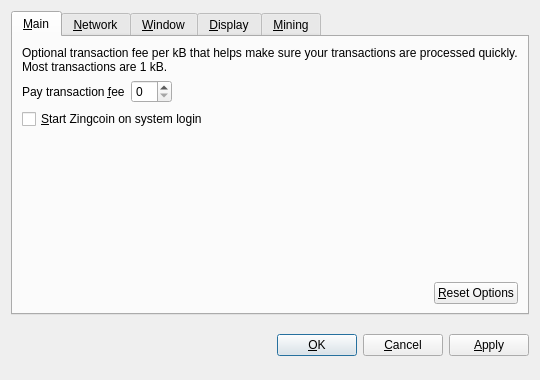
<?xml version="1.0" encoding="UTF-8"?>
<ui version="4.0">
 <class>OptionsDialog</class>
 <widget class="QDialog" name="OptionsDialog">
  <property name="geometry">
   <rect>
    <x>0</x>
    <y>0</y>
    <width>540</width>
    <height>380</height>
   </rect>
  </property>
  <property name="windowTitle">
   <string>Options</string>
  </property>
  <property name="modal">
   <bool>true</bool>
  </property>
  <layout class="QVBoxLayout" name="verticalLayout">
   <item>
    <widget class="QTabWidget" name="tabWidget">
     <property name="tabPosition">
      <enum>QTabWidget::North</enum>
     </property>
     <property name="currentIndex">
      <number>0</number>
     </property>
     <widget class="QWidget" name="tabMain">
      <attribute name="title">
       <string>&amp;Main</string>
      </attribute>
      <layout class="QVBoxLayout" name="verticalLayout_Main">
       <item>
        <widget class="QLabel" name="transactionFeeInfoLabel">
         <property name="text">
          <string>Optional transaction fee per kB that helps make sure your transactions are processed quickly. Most transactions are 1 kB.</string>
         </property>
         <property name="textFormat">
          <enum>Qt::PlainText</enum>
         </property>
         <property name="wordWrap">
          <bool>true</bool>
         </property>
        </widget>
       </item>
       <item>
        <layout class="QHBoxLayout" name="horizontalLayout_1_Main">
         <item>
          <widget class="QLabel" name="transactionFeeLabel">
           <property name="text">
            <string>Pay transaction &amp;fee</string>
           </property>
           <property name="textFormat">
            <enum>Qt::PlainText</enum>
           </property>
           <property name="buddy">
            <cstring>transactionFee</cstring>
           </property>
          </widget>
         </item>
         <item>
          <widget class="BitcoinAmountField" name="transactionFee"/>
         </item>
         <item>
          <spacer name="horizontalSpacer_1_Main">
           <property name="orientation">
            <enum>Qt::Horizontal</enum>
           </property>
           <property name="sizeHint" stdset="0">
            <size>
             <width>40</width>
             <height>20</height>
            </size>
           </property>
          </spacer>
         </item>
        </layout>
       </item>
       <item>
        <widget class="QCheckBox" name="bitcoinAtStartup">
         <property name="toolTip">
          <string>Automatically start Zingcoin after logging in to the system.</string>
         </property>
         <property name="text">
          <string>&amp;Start Zingcoin on system login</string>
         </property>
        </widget>
       </item>
       <item>
        <spacer name="verticalSpacer_Main">
         <property name="orientation">
          <enum>Qt::Vertical</enum>
         </property>
         <property name="sizeHint" stdset="0">
          <size>
           <width>20</width>
           <height>40</height>
          </size>
         </property>
        </spacer>
       </item>
       <item>
        <layout class="QHBoxLayout" name="horizontalLayout_2_Main">
         <item>
          <spacer name="horizontalSpacer_2_Main">
           <property name="orientation">
            <enum>Qt::Horizontal</enum>
           </property>
           <property name="sizeHint" stdset="0">
            <size>
             <width>40</width>
             <height>20</height>
            </size>
           </property>
          </spacer>
         </item>
         <item>
          <widget class="QPushButton" name="resetButton">
           <property name="toolTip">
            <string>Reset all client options to default.</string>
           </property>
           <property name="text">
            <string>&amp;Reset Options</string>
           </property>
           <property name="autoDefault">
            <bool>false</bool>
           </property>
          </widget>
         </item>
        </layout>
       </item>
      </layout>
     </widget>
     <widget class="QWidget" name="tabNetwork">
      <attribute name="title">
       <string>&amp;Network</string>
      </attribute>
      <layout class="QVBoxLayout" name="verticalLayout_Network">
       <item>
        <widget class="QCheckBox" name="mapPortUpnp">
         <property name="toolTip">
          <string>&lt;html&gt;&lt;head/&gt;&lt;body&gt;&lt;p&gt;Automatically open the Zingcoin client port on the router. This only works when your router supports UPnP and it is enabled.&lt;/p&gt;&lt;/body&gt;&lt;/html&gt;</string>
         </property>
         <property name="text">
          <string>Map port using &amp;UPnP</string>
         </property>
        </widget>
       </item>
       <item>
        <widget class="QCheckBox" name="connectSocks">
         <property name="toolTip">
          <string>Connect to the Zingcoin network through a SOCKS proxy (e.g. when connecting through Tor).</string>
         </property>
         <property name="text">
          <string>&amp;Connect through SOCKS proxy:</string>
         </property>
        </widget>
       </item>
       <item>
        <layout class="QHBoxLayout" name="horizontalLayout_Network">
         <item>
          <widget class="QLabel" name="proxyIpLabel">
           <property name="text">
            <string>Proxy &amp;IP:</string>
           </property>
           <property name="textFormat">
            <enum>Qt::PlainText</enum>
           </property>
           <property name="buddy">
            <cstring>proxyIp</cstring>
           </property>
          </widget>
         </item>
         <item>
          <widget class="QValidatedLineEdit" name="proxyIp">
           <property name="maximumSize">
            <size>
             <width>140</width>
             <height>16777215</height>
            </size>
           </property>
           <property name="toolTip">
            <string>IP address of the proxy (e.g. 127.0.0.1)</string>
           </property>
          </widget>
         </item>
         <item>
          <widget class="QLabel" name="proxyPortLabel">
           <property name="text">
            <string>&amp;Port:</string>
           </property>
           <property name="textFormat">
            <enum>Qt::PlainText</enum>
           </property>
           <property name="buddy">
            <cstring>proxyPort</cstring>
           </property>
          </widget>
         </item>
         <item>
          <widget class="QLineEdit" name="proxyPort">
           <property name="maximumSize">
            <size>
             <width>55</width>
             <height>16777215</height>
            </size>
           </property>
           <property name="toolTip">
            <string>Port of the proxy (e.g. 9050)</string>
           </property>
          </widget>
         </item>
         <item>
          <widget class="QLabel" name="socksVersionLabel">
           <property name="text">
            <string>SOCKS &amp;Version:</string>
           </property>
           <property name="textFormat">
            <enum>Qt::PlainText</enum>
           </property>
           <property name="buddy">
            <cstring>socksVersion</cstring>
           </property>
          </widget>
         </item>
         <item>
          <widget class="QValueComboBox" name="socksVersion">
           <property name="toolTip">
            <string>SOCKS version of the proxy (e.g. 5)</string>
           </property>
          </widget>
         </item>
         <item>
          <spacer name="horizontalSpacer_Network">
           <property name="orientation">
            <enum>Qt::Horizontal</enum>
           </property>
           <property name="sizeHint" stdset="0">
            <size>
             <width>40</width>
             <height>20</height>
            </size>
           </property>
          </spacer>
         </item>
        </layout>
       </item>
       <item>
        <spacer name="verticalSpacer_Network">
         <property name="orientation">
          <enum>Qt::Vertical</enum>
         </property>
         <property name="sizeHint" stdset="0">
          <size>
           <width>20</width>
           <height>40</height>
          </size>
         </property>
        </spacer>
       </item>
      </layout>
     </widget>
     
     
     <widget class="QWidget" name="tabWindow">
      <attribute name="title">
       <string>&amp;Window</string>
      </attribute>
      <layout class="QVBoxLayout" name="verticalLayout_Window">
       <item>
        <widget class="QCheckBox" name="minimizeToTray">
         <property name="toolTip">
          <string>Show only a tray icon after minimizing the window.</string>
         </property>
         <property name="text">
          <string>&amp;Minimize to the tray instead of the taskbar</string>
         </property>
        </widget>
       </item>
       <item>
        <widget class="QCheckBox" name="minimizeOnClose">
         <property name="toolTip">
          <string>Minimize instead of exit the application when the window is closed. When this option is enabled, the application will be closed only after selecting Quit in the menu.</string>
         </property>
         <property name="text">
          <string>M&amp;inimize on close</string>
         </property>
        </widget>
       </item>
       <item>
        <spacer name="verticalSpacer_Window">
         <property name="orientation">
          <enum>Qt::Vertical</enum>
         </property>
         <property name="sizeHint" stdset="0">
          <size>
           <width>20</width>
           <height>40</height>
          </size>
         </property>
        </spacer>
       </item>
      </layout>
     </widget>
     
     
     <widget class="QWidget" name="tabDisplay">
      <attribute name="title">
       <string>&amp;Display</string>
      </attribute>
      <layout class="QVBoxLayout" name="verticalLayout_Display">
       <item>
        <layout class="QHBoxLayout" name="horizontalLayout_1_Display">
         <item>
          <widget class="QLabel" name="langLabel">
           <property name="text">
            <string>User Interface &amp;language:</string>
           </property>
           <property name="textFormat">
            <enum>Qt::PlainText</enum>
           </property>
           <property name="buddy">
            <cstring>lang</cstring>
           </property>
          </widget>
         </item>
         <item>
          <widget class="QValueComboBox" name="lang">
           <property name="toolTip">
            <string>&lt;html&gt;&lt;head/&gt;&lt;body&gt;&lt;p&gt;The user interface language can be set here. This setting will take effect after restarting Zingcoin.&lt;/p&gt;&lt;/body&gt;&lt;/html&gt;</string>
           </property>
          </widget>
         </item>
        </layout>
       </item>
       <item>
        <layout class="QHBoxLayout" name="horizontalLayout_2_Display">
         <item>
          <widget class="QLabel" name="unitLabel">
           <property name="text">
            <string>&amp;Unit to show amounts in:</string>
           </property>
           <property name="textFormat">
            <enum>Qt::PlainText</enum>
           </property>
           <property name="buddy">
            <cstring>unit</cstring>
           </property>
          </widget>
         </item>
         <item>
          <widget class="QValueComboBox" name="unit">
           <property name="toolTip">
            <string>Choose the default subdivision unit to show in the interface and when sending coins.</string>
           </property>
          </widget>
         </item>
        </layout>
       </item>
       <item>
        <widget class="QCheckBox" name="displayAddresses">
         <property name="toolTip">
          <string>&lt;html&gt;&lt;head/&gt;&lt;body&gt;&lt;p&gt;Whether to show Zingcoin addresses in the transaction list or not.&lt;/p&gt;&lt;/body&gt;&lt;/html&gt;</string>
         </property>
         <property name="text">
          <string>&amp;Display addresses in transaction list</string>
         </property>
        </widget>
       </item>
       <item>
        <spacer name="verticalSpacer_Display">
         <property name="orientation">
          <enum>Qt::Vertical</enum>
         </property>
         <property name="sizeHint" stdset="0">
          <size>
           <width>20</width>
           <height>40</height>
          </size>
         </property>
        </spacer>
       </item>
      </layout>
     </widget>


     <widget class="QWidget" name="tabMining">
      <attribute name="title">
       <string>&amp;Mining</string>
      </attribute>
      <layout class="QVBoxLayout" name="verticalLayout_Mining">
      
       <item>
        <widget class="QCheckBox" name="checkboxMiningEnabled">
         <property name="toolTip">
          <string>&lt;html&gt;&lt;head/&gt;&lt;body&gt;&lt;p&gt;Whether to enabled Zingcoin mining by default.&lt;/p&gt;&lt;/body&gt;&lt;/html&gt;</string>
         </property>
         <property name="text">
          <string>&amp;Mining enabled</string>
         </property>
        </widget>
       </item>
       
       <item>
        <layout class="QHBoxLayout" name="horizontalLayout_2_Mining">        
         <item>
          <widget class="QLabel" name="labelMiningProcLimit">
           <property name="text">
            <string>&amp;Mining limit:</string>
           </property>
           <property name="textFormat">
            <enum>Qt::PlainText</enum>
           </property>
           <property name="buddy">
            <cstring>comboMiningProcLimit</cstring>
           </property>
          </widget>
         </item>
         <item>
          <widget class="QValueComboBox" name="comboMiningProcLimit">
           <property name="toolTip">
            <string>Choose the default mining intensity.</string>
           </property>
          </widget>
         </item>
        </layout>
       </item>
       <item>
        <spacer name="verticalSpacer_Display">
         <property name="orientation">
          <enum>Qt::Vertical</enum>
         </property>
         <property name="sizeHint" stdset="0">
          <size>
           <width>20</width>
           <height>40</height>
          </size>
         </property>
        </spacer>
       </item>
       
      </layout>
     </widget>

     
    </widget>
   </item>
   <item>
    <layout class="QHBoxLayout" name="horizontalLayout_Buttons">
     <item>
      <spacer name="horizontalSpacer_1">
       <property name="orientation">
        <enum>Qt::Horizontal</enum>
       </property>
       <property name="sizeHint" stdset="0">
        <size>
         <width>40</width>
         <height>48</height>
        </size>
       </property>
      </spacer>
     </item>
     <item>
      <widget class="QLabel" name="statusLabel">
       <property name="font">
        <font>
         <weight>75</weight>
         <bold>true</bold>
        </font>
       </property>
       <property name="text">
        <string/>
       </property>
       <property name="textFormat">
        <enum>Qt::PlainText</enum>
       </property>
       <property name="wordWrap">
        <bool>true</bool>
       </property>
      </widget>
     </item>
     <item>
      <spacer name="horizontalSpacer_2">
       <property name="orientation">
        <enum>Qt::Horizontal</enum>
       </property>
       <property name="sizeHint" stdset="0">
        <size>
         <width>40</width>
         <height>48</height>
        </size>
       </property>
      </spacer>
     </item>
     <item>
      <widget class="QPushButton" name="okButton">
       <property name="text">
        <string>&amp;OK</string>
       </property>
      </widget>
     </item>
     <item>
      <widget class="QPushButton" name="cancelButton">
       <property name="text">
        <string>&amp;Cancel</string>
       </property>
       <property name="autoDefault">
        <bool>false</bool>
       </property>
      </widget>
     </item>
     <item>
      <widget class="QPushButton" name="applyButton">
       <property name="text">
        <string>&amp;Apply</string>
       </property>
       <property name="autoDefault">
        <bool>false</bool>
       </property>
      </widget>
     </item>
    </layout>
   </item>
  </layout>
 </widget>
 <customwidgets>
  <customwidget>
   <class>BitcoinAmountField</class>
   <extends>QSpinBox</extends>
   <header>bitcoinamountfield.h</header>
  </customwidget>
  <customwidget>
   <class>QValueComboBox</class>
   <extends>QComboBox</extends>
   <header>qvaluecombobox.h</header>
  </customwidget>
  <customwidget>
   <class>QValidatedLineEdit</class>
   <extends>QLineEdit</extends>
   <header>qvalidatedlineedit.h</header>
  </customwidget>
 </customwidgets>
 <resources/>
 <connections/>
</ui>
